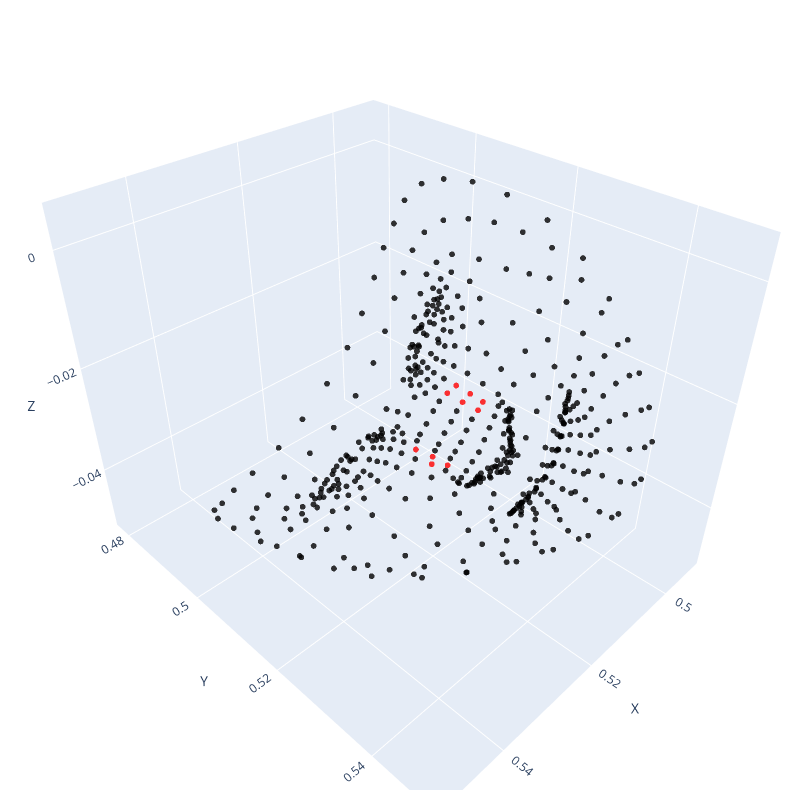

Source (notebook cell):
### Markdown cell above
Show an example plot.

### Code cell
plot_lm(X2_train[-1], stable_indices_3d)

### Figure 1 — Plotly figure (JSON) as saved in the notebook; plotly's stock layout.template omitted (floating-point values rounded to 4 significant figures; data arrays with more than 128 entries replaced by an {"elided": "..."} marker saying what was removed)
{"data": [{"marker": {"color": {"elided": "478 int values"}, "colorscale": [[0, "black"], [1, "red"]], "opacity": 0.8, "size": 2}, "mode": "markers", "type": "scatter3d", "x": {"elided": "478 float values"}, "y": {"elided": "478 float values"}, "z": {"elided": "478 float values"}}], "layout": {"height": 800, "margin": {"b": 10, "l": 10, "r": 10, "t": 10}, "scene": {"xaxis": {"title": {"text": "X"}}, "yaxis": {"title": {"text": "Y"}}, "zaxis": {"title": {"text": "Z"}}}, "width": 800}}
